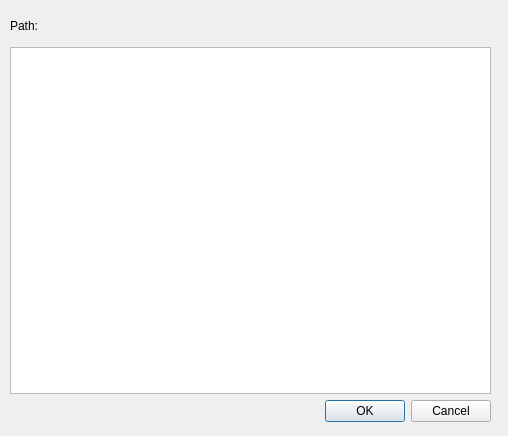
<?xml version="1.0" encoding="UTF-8"?>
<ui version="4.0">
 <class>ProfileDialog</class>
 <widget class="QDialog" name="ProfileDialog">
  <property name="geometry">
   <rect>
    <x>0</x>
    <y>0</y>
    <width>508</width>
    <height>436</height>
   </rect>
  </property>
  <property name="windowTitle">
   <string>Please Select Profile</string>
  </property>
  <widget class="QWidget" name="layoutWidget">
   <property name="geometry">
    <rect>
     <x>10</x>
     <y>11</y>
     <width>481</width>
     <height>411</height>
    </rect>
   </property>
   <layout class="QGridLayout" name="gridLayout" rowstretch="0,50,0">
    <item row="0" column="0">
     <widget class="QLabel" name="label">
      <property name="minimumSize">
       <size>
        <width>0</width>
        <height>30</height>
       </size>
      </property>
      <property name="text">
       <string>Path:</string>
      </property>
     </widget>
    </item>
    <item row="0" column="1">
     <widget class="QLabel" name="lbPath">
      <property name="minimumSize">
       <size>
        <width>0</width>
        <height>30</height>
       </size>
      </property>
      <property name="text">
       <string/>
      </property>
     </widget>
    </item>
    <item row="1" column="0" colspan="2">
     <widget class="QListWidget" name="lwFiles">
      <property name="toolTip">
       <string>List of profiles with different motor sets</string>
      </property>
     </widget>
    </item>
    <item row="2" column="1">
     <widget class="QDialogButtonBox" name="buttonBox">
      <property name="orientation">
       <enum>Qt::Horizontal</enum>
      </property>
      <property name="standardButtons">
       <set>QDialogButtonBox::Cancel|QDialogButtonBox::Ok</set>
      </property>
     </widget>
    </item>
   </layout>
  </widget>
 </widget>
 <resources/>
 <connections>
  <connection>
   <sender>buttonBox</sender>
   <signal>accepted()</signal>
   <receiver>ProfileDialog</receiver>
   <slot>accept()</slot>
   <hints>
    <hint type="sourcelabel">
     <x>248</x>
     <y>254</y>
    </hint>
    <hint type="destinationlabel">
     <x>157</x>
     <y>274</y>
    </hint>
   </hints>
  </connection>
  <connection>
   <sender>buttonBox</sender>
   <signal>rejected()</signal>
   <receiver>ProfileDialog</receiver>
   <slot>reject()</slot>
   <hints>
    <hint type="sourcelabel">
     <x>316</x>
     <y>260</y>
    </hint>
    <hint type="destinationlabel">
     <x>286</x>
     <y>274</y>
    </hint>
   </hints>
  </connection>
 </connections>
</ui>
